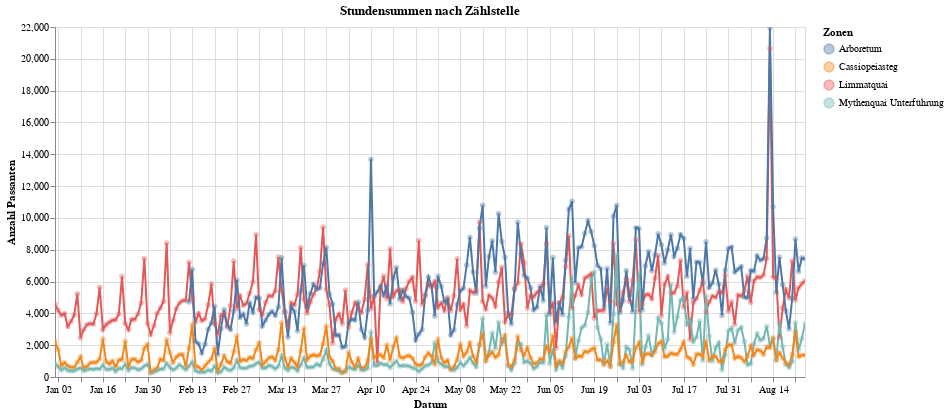

The notebook cell this image was saved under:
### Markdown cell above
##### Zeichne ein einfaches Liniendiagramm der Stundensummen ausgewählter Zählstellen
 - hier ohne Korrekturwerte
 - reminder: Encoding Data Types https://altair-viz.github.io/user_guide/encoding.html#encoding-data-types

### Code cell
myTitle="Stundensummen nach Zählstelle"

highlight = alt.selection(type='single', on='mouseover',fields=['bezeichnung'], nearest=True)

base = alt.Chart(myAgg2[['year_month_day_str', 'FK_ZAEHLER', 'abkuerzung', 'bezeichnung','total_FUSS','total_VELO']], title=myTitle).mark_line(strokeWidth=0.8).encode(
    x=alt.X('year_month_day_str:T', axis=alt.Axis(format='', title='Datum'))
    , y=alt.X('total_FUSS:Q', axis=alt.Axis(title='Anzahl Passanten'))
    , color=alt.Color('bezeichnung:N', legend=alt.Legend(title="Zonen", orient="right"))    
    , tooltip=['year_month_day_str', 'FK_ZAEHLER', 'abkuerzung', 'bezeichnung','total_FUSS','total_VELO']       
)
points = base.mark_circle().encode(
    opacity=alt.value(0.4)
).add_selection(
    highlight
).properties(
    width=750 , height=350
)
lines = base.mark_line().encode(
    size=alt.condition(~highlight, alt.value(0.7), alt.value(2))
).interactive()

lines + points

### Figure 1 — Vega-Lite specification as saved in the notebook (floating-point values rounded to 4 significant figures; data arrays with more than 128 entries replaced by an {"elided": "..."} marker saying what was removed)
{"config": {"view": {"continuousWidth": 400, "continuousHeight": 300}}, "layer": [{"mark": "line", "encoding": {"color": {"type": "nominal", "field": "bezeichnung", "legend": {"orient": "right", "title": "Zonen"}}, "size": {"condition": {"value": 0.7, "selection": {"not": "selector044"}}, "value": 2}, "tooltip": [{"type": "nominal", "field": "year_month_day_str"}, {"type": "nominal", "field": "FK_ZAEHLER"}, {"type": "nominal", "field": "abkuerzung"}, {"type": "nominal", "field": "bezeichnung"}, {"type": "quantitative", "field": "total_FUSS"}, {"type": "quantitative", "field": "total_VELO"}], "x": {"type": "temporal", "axis": {"format": "", "title": "Datum"}, "field": "year_month_day_str"}, "y": {"type": "quantitative", "axis": {"title": "Anzahl Passanten"}, "field": "total_FUSS"}}, "selection": {"selector045": {"type": "interval", "bind": "scales", "encodings": ["x", "y"]}}, "title": "Stundensummen nach Zählstelle"}, {"mark": "circle", "encoding": {"color": {"type": "nominal", "field": "bezeichnung", "legend": {"orient": "right", "title": "Zonen"}}, "opacity": {"value": 0.4}, "tooltip": [{"type": "nominal", "field": "year_month_day_str"}, {"type": "nominal", "field": "FK_ZAEHLER"}, {"type": "nominal", "field": "abkuerzung"}, {"type": "nominal", "field": "bezeichnung"}, {"type": "quantitative", "field": "total_FUSS"}, {"type": "quantitative", "field": "total_VELO"}], "x": {"type": "temporal", "axis": {"format": "", "title": "Datum"}, "field": "year_month_day_str"}, "y": {"type": "quantitative", "axis": {"title": "Anzahl Passanten"}, "field": "total_FUSS"}}, "height": 350, "selection": {"selector044": {"type": "single", "on": "mouseover", "fields": ["bezeichnung"], "nearest": true}}, "title": "Stundensummen nach Zählstelle", "width": 750}], "data": {"name": "data-95439c13930ce0029edb66cf5734fc11"}, "$schema": "https://vega.github.io/schema/vega-lite/v4.8.1.json", "datasets": {"data-95439c13930ce0029edb66cf5734fc11": {"elided": "902 records"}}}
